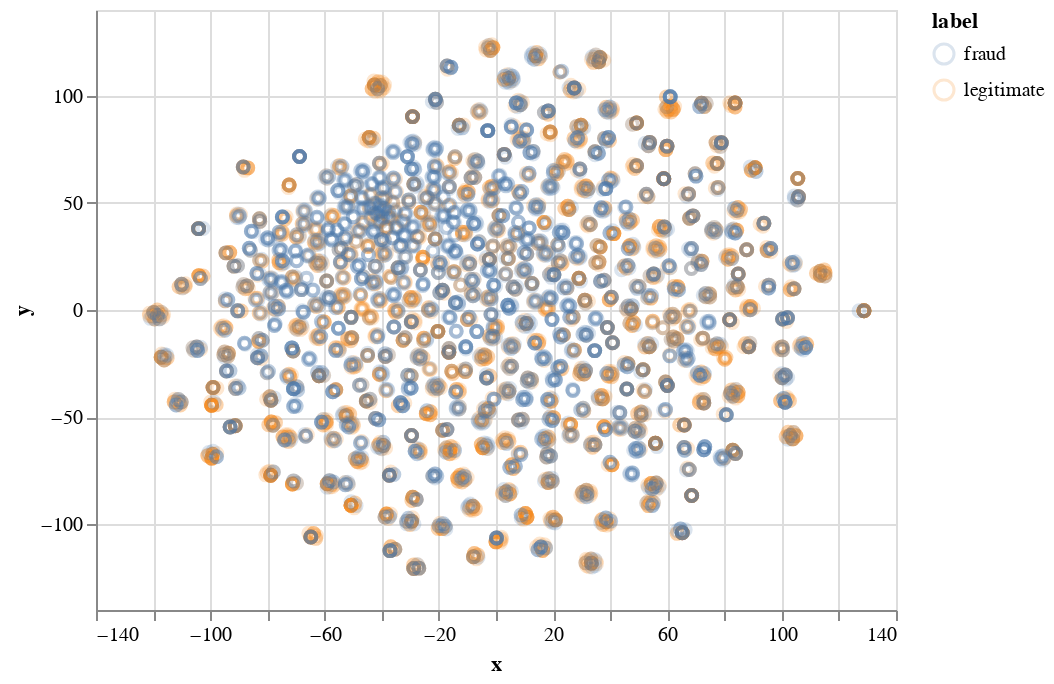

Notebook code cell kept with this figure:
### Markdown cell above
This graph is interactive, so zoom in and take a look!

As we can see, there's a lot of overlap between the classes here and merchant ID alone isn't an obvious way to differentiate between legitimate and fraudulent transactions.

## What if we use a nonlinear visualization technique?

Sometimes, a nonlinear visualization technique can work better than a linear one like PCA.  The next approach we'll try is called t-distributed stochastic neighbor embedding, or t-SNE for short.  t-SNE learns a mapping from high-dimensional points to low-dimensional points so that points that are similar in high-dimensional space are likely to be similar in low-dimensional space as well.  t-SNE can sometimes identify structure that simpler techniques like PCA can't, but this power comes at a cost:  it is much more expensive to compute than PCA and doesn't parallelize well.  (t-SNE also works best for visualizing two-dimensional data when it is reducing from tens of dimensions rather than hundreds or thousands.  So, in some cases, you'll want to use a fast technique like PCA to reduce your data to a few dozen dimensions before using t-SNE.  That's what we're doing with the `TruncatedSVD` class in the next cell.)

✅ *You can go back and re-run this entire notebook after changing `HASH_BUCKETS` to a different value.*

### Code cell
import sklearn.manifold
tsne = sklearn.manifold.TSNE()

# use SVD to reduce the dimensionality before fitting t-SNE
svd = sklearn.decomposition.TruncatedSVD(16)
svd_a = svd.fit_transform(merchants)

tsne_a = tsne.fit_transform(svd_a)

merchants_df["x"] = tsne_a.T[0]
merchants_df["y"] = tsne_a.T[1]

alt.Chart(merchants_df).mark_point(opacity=0.2).encode(x="x:Q", y="y:Q", color="label")

### Figure 1 — Vega-Lite specification as saved in the notebook (floating-point values rounded to 4 significant figures; data arrays with more than 128 entries replaced by an {"elided": "..."} marker saying what was removed)
{"config": {"view": {"continuousWidth": 400, "continuousHeight": 300}}, "data": {"name": "data-94688551ecac0f57c2b84ddd3c5a150c"}, "mark": {"type": "point", "opacity": 0.2}, "encoding": {"color": {"type": "nominal", "field": "label"}, "x": {"type": "quantitative", "field": "x"}, "y": {"type": "quantitative", "field": "y"}}, "$schema": "https://vega.github.io/schema/vega-lite/v4.8.1.json", "datasets": {"data-94688551ecac0f57c2b84ddd3c5a150c": {"elided": "5000 records"}}}
